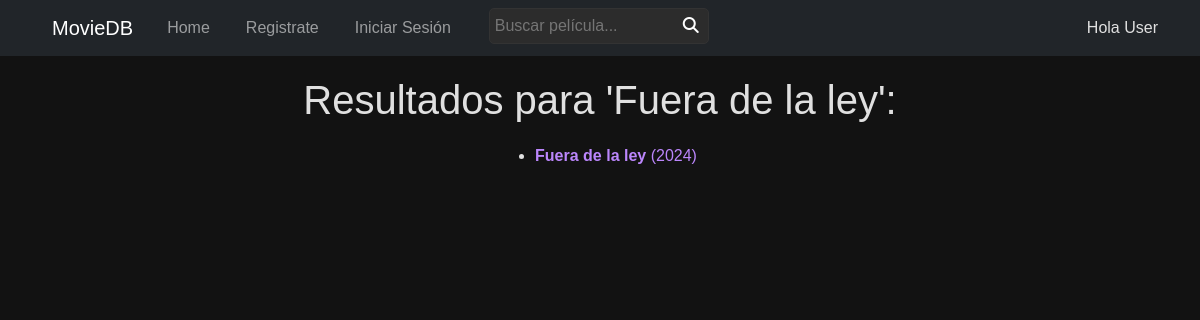
The page /frontend/search.php?title=Fuera de la ley on the database as committed earlier.
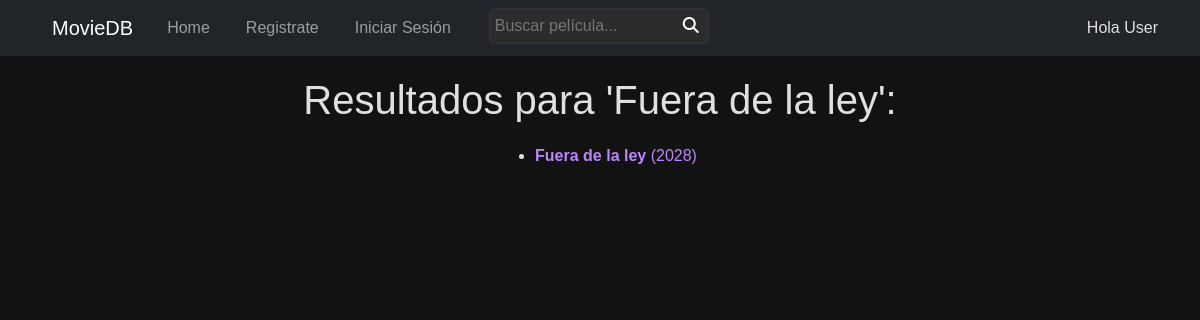
The same page on the database as committed later.
### tables this page shows
CREATE TABLE `movies` (
  `id` int(11) NOT NULL,
  `user_id` int(11) NOT NULL,
  `title` varchar(255) NOT NULL,
  `year` int(11) NOT NULL,
  `genre` varchar(100) NOT NULL,
  `description` text NOT NULL,
  `rating` int(5) NOT NULL,
  `poster` varchar(255) NOT NULL,
  `director` varchar(255) DEFAULT NULL,
  `actors` text DEFAULT NULL,
  `country` varchar(100) DEFAULT NULL
);

### frontend/search.php (shortened to what this page needs)
<?php
    require("../backend/movies.php");
?>
<!DOCTYPE html>
<html lang="es">
<head>
    <?php include 'header.php'; ?>
</head>
<body>
    <?php include 'navbar.php'; ?>
    <main>
        <div class="container ">
        <?php
        if (isset($_GET['title'])) {
            $title = $_GET['title'];
            $title = mysqli_real_escape_string($conn, $title);
            $sql = "SELECT u.username, m.*
                FROM movies m
                JOIN users u ON m.user_id = u.id
                WHERE m.title LIKE ?";
            $stmt = $conn->prepare($sql);
            $searchTerm = "%" . $title . "%";
            $stmt->bind_param("s", $searchTerm);
            $stmt->execute();
            $result = $stmt->get_result();
            if ($result->num_rows > 0) {
                echo "<h1>Resultados para '$title':</h1>";
                echo "<ul>";
                while ($movie = $result->fetch_assoc()) {
                    echo "<li>" .
                    "<a href=\"#\" data-bs-toggle=\"modal\" data-bs-target='#movieModal" .  $movie['id'] . "'><strong>" . htmlspecialchars($movie['title']) . "</strong> (" . $movie['year'] . ")" .
                    "</a></li>";
                }
                echo "</ul>" ;
            } else {
                echo "<p><br>No se encontraron películas con el título '$title'.</p>";
            }
            }
            else {
                echo "<p><br>Por favor, ingrese un título para buscar.</p>";
            }
        ?>
    </div>
    </main>
</body>
</html>

Rows that differ between the two databases and show on the page:
changed movies "Fuera de la ley": year "2024" → "2028"
